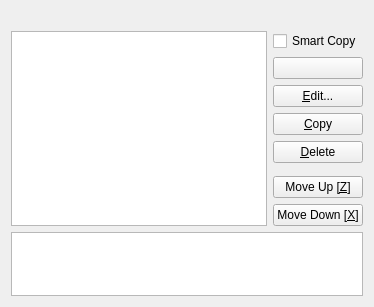
<?xml version="1.0" encoding="UTF-8"?>
<ui version="4.0">
 <class>WBQtScriptEditListTabClassic</class>
 <widget class="QWidget" name="WBQtScriptEditListTabClassic">
  <layout class="QVBoxLayout" name="rootLayout" stretch="0,1,0">
   <item>
    <widget class="QLabel" name="captionLabel"/>
   </item>
   <item>
    <layout class="QHBoxLayout" name="middleRow" stretch="1,0">
     <item>
      <widget class="QListWidget" name="list">
       <property name="horizontalScrollBarPolicy">
        <enum>Qt::ScrollBarAsNeeded</enum>
       </property>
       <property name="selectionMode">
        <enum>QAbstractItemView::SingleSelection</enum>
       </property>
      </widget>
     </item>
     <item>
      <layout class="QVBoxLayout" name="buttonsLayout">
       <item>
        <widget class="QCheckBox" name="smartCopyCheck">
         <property name="text">
          <string>Smart Copy</string>
         </property>
        </widget>
       </item>
       <item>
        <widget class="QPushButton" name="newButton"/>
       </item>
       <item>
        <widget class="QPushButton" name="editButton">
         <property name="text">
          <string>&amp;Edit...</string>
         </property>
        </widget>
       </item>
       <item>
        <widget class="QPushButton" name="copyButton">
         <property name="text">
          <string>&amp;Copy</string>
         </property>
        </widget>
       </item>
       <item>
        <widget class="QPushButton" name="deleteButton">
         <property name="text">
          <string>&amp;Delete</string>
         </property>
        </widget>
       </item>
       <item>
        <spacer name="buttonsSpacer">
         <property name="orientation">
          <enum>Qt::Vertical</enum>
         </property>
        </spacer>
       </item>
       <item>
        <widget class="QPushButton" name="moveUpButton">
         <property name="text">
          <string>Move Up [&amp;Z]</string>
         </property>
        </widget>
       </item>
       <item>
        <widget class="QPushButton" name="moveDownButton">
         <property name="text">
          <string>Move Down [&amp;X]</string>
         </property>
        </widget>
       </item>
      </layout>
     </item>
    </layout>
   </item>
   <item>
    <widget class="QPlainTextEdit" name="commentEdit">
     <property name="minimumSize">
      <size>
       <width>0</width>
       <height>64</height>
      </size>
     </property>
     <property name="maximumSize">
      <size>
       <width>16777215</width>
       <height>64</height>
      </size>
     </property>
    </widget>
   </item>
  </layout>
 </widget>
 <resources/>
 <connections/>
</ui>
